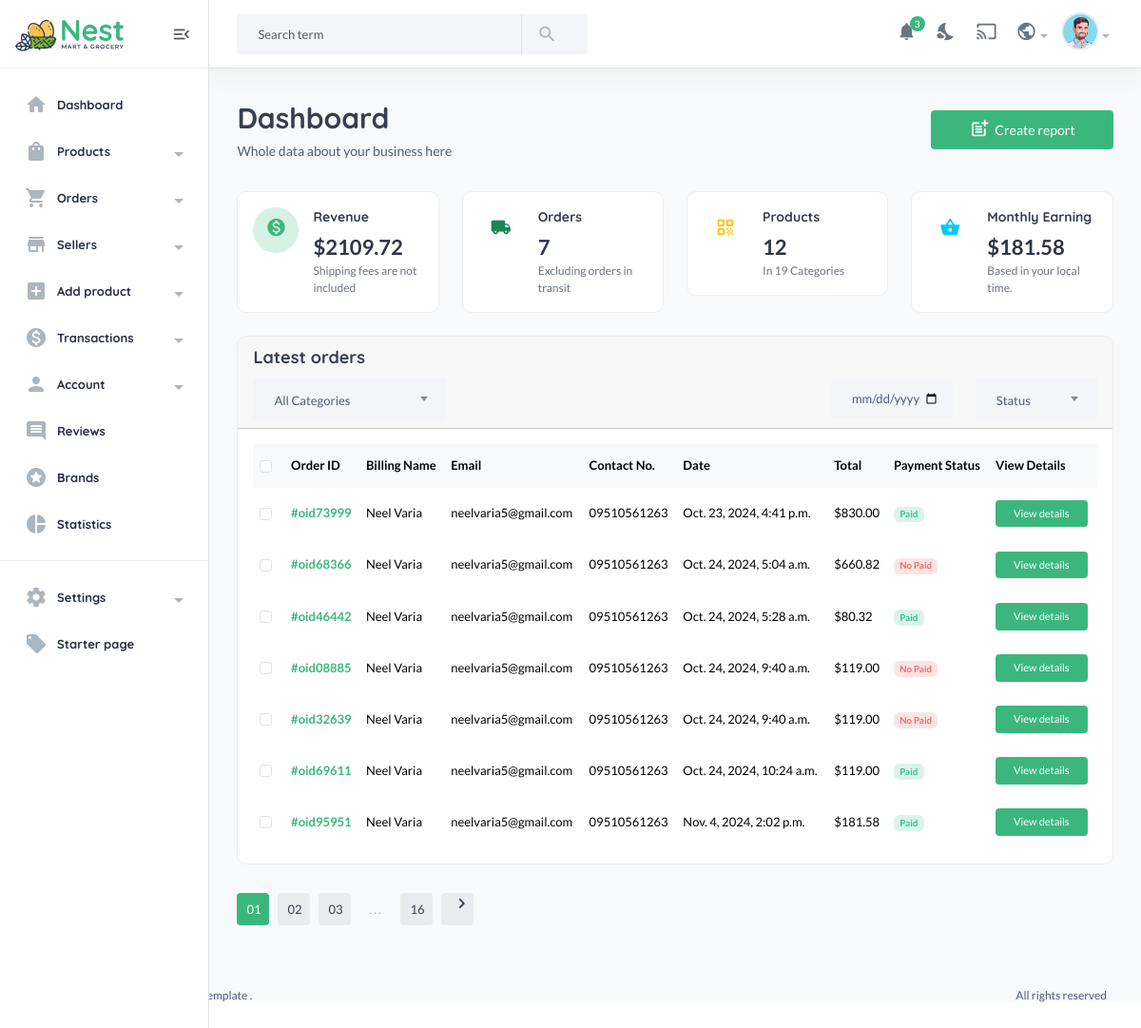
/useradmin/ (signed in), run on an earlier commit of the app's database.
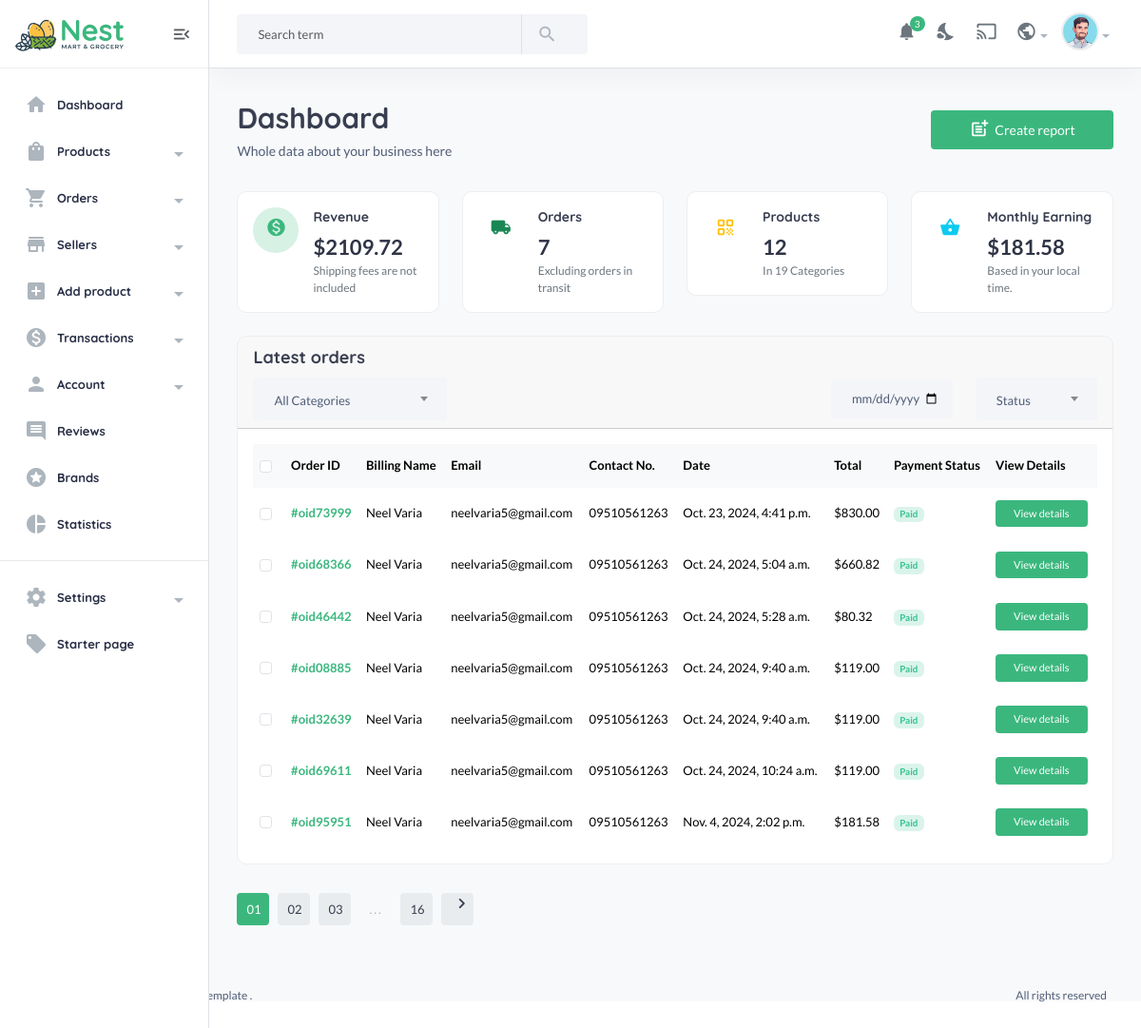
And on a later commit of the database.
### ecommapp/models.py (models this page shows, shortened)
class Cartorder(models.Model):
    user = models.ForeignKey(User,on_delete=models.SET_NULL,null=True)
    product_sku = models.ManyToManyField(Product)
    full_name = models.CharField(max_length=200, null=True, blank=True)
    email = models.EmailField(max_length=200, null=True, blank=True)
    phone = models.CharField(max_length=200, null=True, blank=True)
    city = models.CharField(max_length=200, null=True, blank=True)
    country = models.CharField(max_length=200, null=True, blank=True)
    state = models.CharField(max_length=200, null=True, blank=True)
    address = models.CharField(max_length=200, null=True, blank=True)
    price = models.DecimalField(max_digits=12, decimal_places=2, default=0.00)
    saved = models.DecimalField(max_digits=12, decimal_places=2, default=0.00)
    shipping_method = models.CharField(max_length=200, null=True, blank=True)
    tracking_id = models.CharField(max_length=200, null=True, blank=True)
    tracking_website_address = models.CharField(max_length=200, null=True, blank=True)
    paid_status = models.BooleanField(default=False)
    order_date = models.DateTimeField(auto_now_add=True,null=True,blank=True)
    product_status = models.CharField(choices=STATUS_CHOICES, max_length=30, default="Processing", null=True, blank=True)
    stripe_payment_intent = models.CharField(max_length=1000, null=True, blank=True)
    coupon = models.ManyToManyField("ecommapp.Coupon", blank=True)
    oid = ShortUUIDField(unique=True,length=5,max_length=10,alphabet="1234567890",prefix="oid")
    class Meta:
        verbose_name_plural = "Cart Orders"

### useradmin/decoraters.py (the view)
    def wrapper_function(request, *args, **kwargs):
        if request.user.is_superuser != True:
            messages.error(request,'You are not authorized to view this page')
            return redirect('userauth:login')
        return view_func(request, *args, **kwargs)

### ecommapp/context_processor.py (called while the page is built)
def defaults(request):
    categories = Category.objects.all()
    vendors = Vendor.objects.all()
    min_max_price = Product.objects.aggregate(Min('price'),Max('price'))
    try:
        address = Address.objects.get(user=request.user)
    except:
        address = None
    try:
        whislist_count = whislist.objects.filter(user = request.user)
    except:
        messages.info(request,'You need login first to accessing to wishlist')
        whislist_count = 0
    return{
        'categories':categories,
        'add':address,
        'vendors':vendors,
        'min_max_price':min_max_price,
        'whislist_count':whislist_count
    }

### useradmin/decoraters.py (called while the page is built)
def admin_required(view_func):
    def wrapper_function(request, *args, **kwargs):
        if request.user.is_superuser != True:
            messages.error(request,'You are not authorized to view this page')
            return redirect('userauth:login')
        return view_func(request, *args, **kwargs)
    return wrapper_function

### templates/useradmin/dashboard.html (shortened to what the changed rows need)
{% include 'useradmin/nav.html' %}
{% load static %}
            <section class="content-main">
                <div class="content-header">
                    <div>
                        <h2 class="content-title card-title">Dashboard</h2>
                    </div>
                </div>
                <div class="card mb-4">
                    <div class="card-body">
                        <div class="table-responsive">
                            <div class="table-responsive">
                                <table class="table align-middle table-nowrap mb-0">
                                    <thead class="table-light">
                                        <tr>
                                            <th scope="col" class="text-center">
                                                <div class="form-check align-middle">
                                                    <input class="form-check-input" type="checkbox" id="transactionCheck01" />
                                                </div>
                                            </th>
                                            <th class="align-middle" scope="col">Order ID</th>
                                            <th class="align-middle" scope="col">Billing Name</th>
                                            <th class="align-middle" scope="col">Email</th>
                                            <th class="align-middle" scope="col">Contact No.</th>
                                            <th class="align-middle" scope="col">Date</th>
                                            <th class="align-middle" scope="col">Total</th>
                                            <th class="align-middle" scope="col">Payment Status</th>
                                            <th class="align-middle" scope="col">View Details</th>
                                        </tr>
                                    </thead>
                                    <tbody>
                                        {% for l in latest_order %}
                                        <tr>
                                            <td class="text-center">
                                                <div class="form-check">
                                                    <input class="form-check-input" type="checkbox" id="transactionCheck02" />
                                                </div>
                                            </td>
                                            <td><a href="#" class="fw-bold">#{{l.oid}}</a></td>
                                            <td>{{l.full_name}}</td>
                                            <td>{{l.email}}</td>
                                            <td>{{l.phone}}</td>
                                            <td>{{l.order_date}}</td>
                                            <td>${{l.price}}</td>
                                            <td>
                                                {% if l.paid_status == True %}
                                                    <span class="badge badge-pill badge-soft-success">Paid</span>
                                                {% else %}
                                                    <span class="badge badge-pill badge-soft-danger">No Paid</span>
                                                {% endif %}
                                            </td>
                                            <td>
                                                <a href="#" class="btn btn-xs"> View details</a>
                                            </td>
                                        </tr>
                                        {% endfor %}
                                    </tbody>
                                </table>
                            </div>
                        </div>
                    </div>
                </div>
            </section>
        </main>
{% include 'useradmin/footer.html' %}

What changed in the data, as far as the page shows it:
changed Cartorder "oid68366": paid_status "No Paid" → "Paid"
changed Cartorder "oid08885": paid_status "No Paid" → "Paid"
changed Cartorder "oid32639": paid_status "No Paid" → "Paid"
